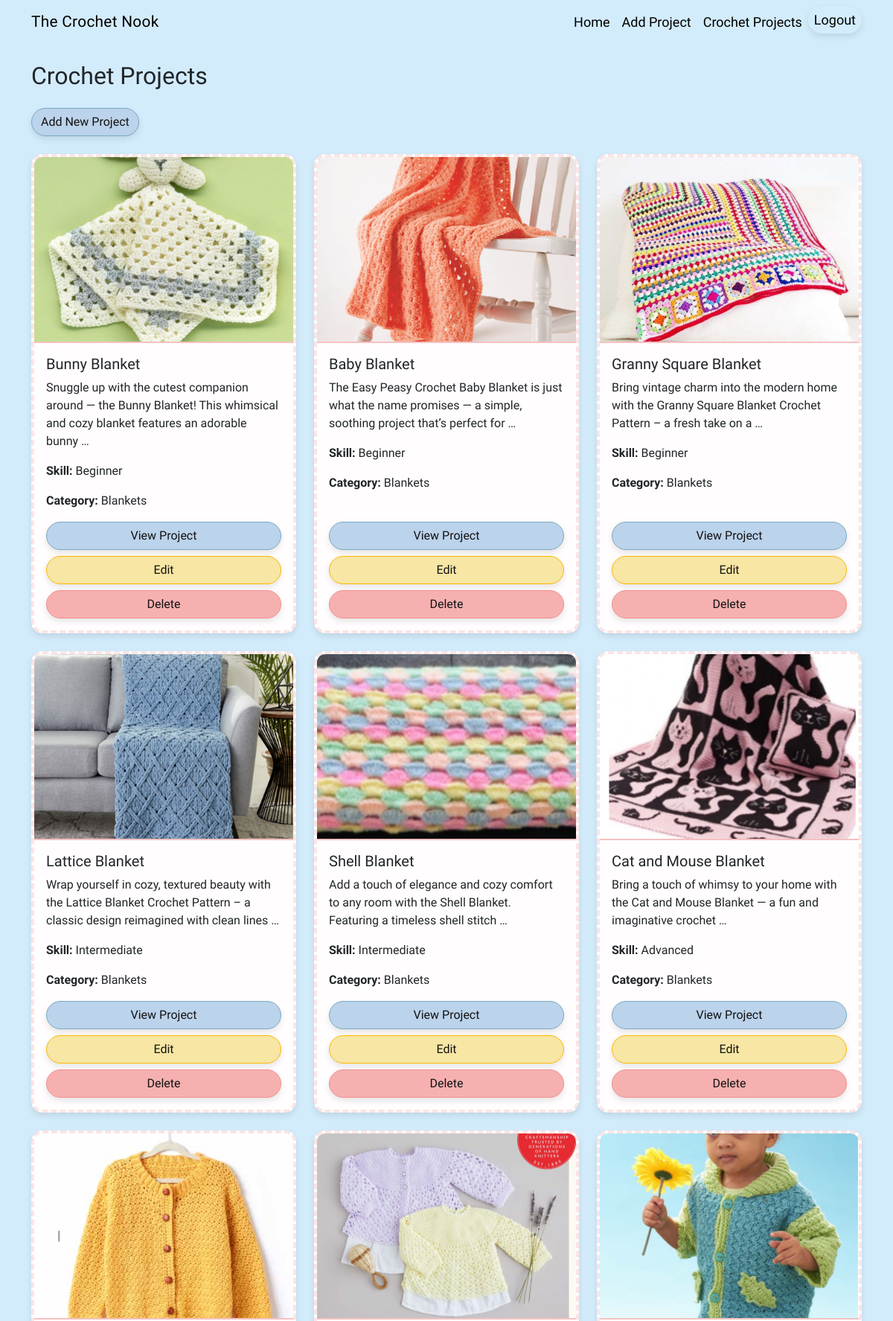
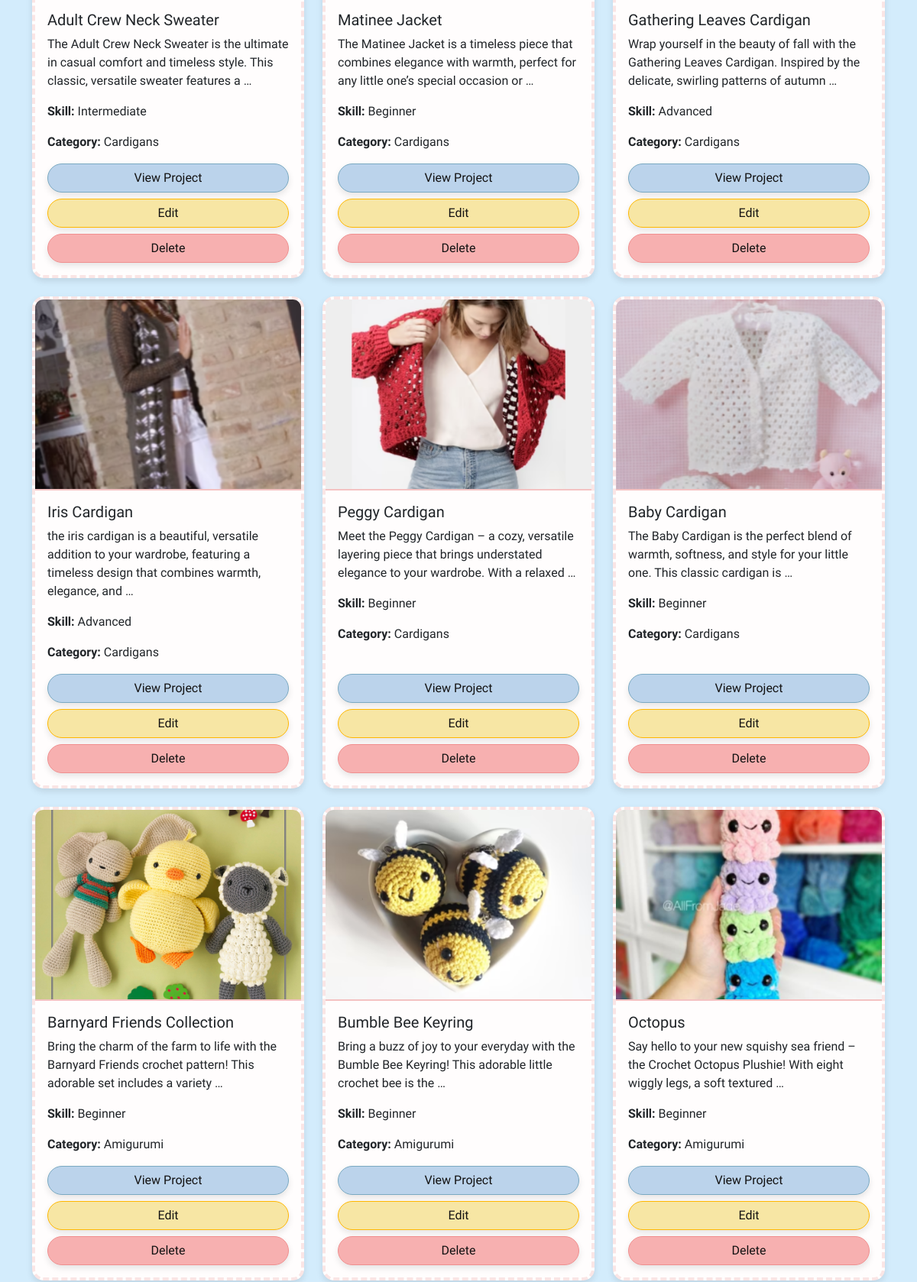
Page /projects/ (signed in, upper part) on the committed database (2 pictures, top to bottom).
### crochet/models.py (models this page shows, shortened)
class Project(models.Model):
    CATEGORY_CHOICES = [
        ('Blankets', 'Blankets'),
        ('Cardigans', 'Cardigans'),
        ('Amigurumi', 'Amigurumi'),
        ('Scarves', 'Scarves'),
        ('Hats', 'Hats'),
        ('Dishcloths', 'Dishcloths'),
    ]
    SKILL_LEVEL_CHOICES = [
        ('Beginner', 'Beginner'),
        ('Intermediate', 'Intermediate'),
        ('Advanced', 'Advanced'),
    ]
    name = models.CharField(max_length=200)
    slug = models.SlugField(unique=True, blank=True)  # 🧵 For clean URLs
    description = models.TextField()
    skill_level = models.CharField(max_length=50, choices=SKILL_LEVEL_CHOICES, default='Beginner')
    materials_needed = models.TextField()
    notes = models.TextField(blank=True, null=True, default='')
    category = models.CharField(max_length=50, choices=CATEGORY_CHOICES)
    image = models.ImageField(upload_to='project_images/')  # 🌸 Optional — paste in an image URL
    pattern = models.TextField(blank=True, null=True)  # 🧶 Crochet pattern as text instead of upload
    created_at = models.DateTimeField(auto_now_add=True)
    class Meta:
        verbose_name_plural = "Projects"

### crochet/views.py (the view)
# urls.py: path('projects/', login_required(views.project_list), name='project_list'),  # Login required
def project_list(request):
    projects = Project.objects.all()
    return render(request, 'project_list.html', {'projects': projects})

### crochet/templates/project_list.html
{% extends 'base.html' %}
{% block content %}
<h2 class="mb-4">Crochet Projects</h2>
<a href="{% url 'add_project' %}" class="btn btn-primary mb-4">Add New Project</a>
<div class="row d-flex align-items-stretch">
    {% for project in projects %}
    <div class="col-md-4 mb-4 d-flex">
        <div class="card project-card w-100">
            {% if project.image %}
                <img src="{{ project.image.url }}" class="project-image" alt="{{ project.name }}">
            {% else %}
                <img src="https://via.placeholder.com/300" class="project-image" alt="No image available">
            {% endif %}
            <div class="card-body d-flex flex-column">
                <h5 class="card-title">{{ project.name }}</h5>
                <p class="card-text">{{ project.description|truncatewords:20 }}</p>
                <p><strong>Skill:</strong> {{ project.skill_level }}</p>
                <p><strong>Category:</strong> {{ project.category }}</p>
                <a href="{% url 'project_detail' project.id %}" class="btn btn-primary mt-auto">View Project</a>
                <a href="{% url 'edit_project' project.id %}" class="btn btn-warning mt-2">Edit</a>
                <a href="{% url 'delete_project' project.id %}" class="btn btn-danger mt-2">Delete</a>
            </div>
        </div>
    </div>
    {% empty %}
    <p>No projects found.</p>
    {% endfor %}
</div>
{% endblock %}

### crochet/templates/base.html (shortened to what this page needs)
{% load static %}
<!DOCTYPE html>
<html lang="en">
<head>
    <link rel="stylesheet" href="https://cdn.jsdelivr.net/npm/bootstrap@5.3.0/dist/css/bootstrap.min.css">
    <link rel="stylesheet" href="{% static 'css/styles.css' %}">
</head>
<body>
    <nav class="navbar navbar-expand-lg navbar-dark bg-dark">
        <div class="container">
            <a class="navbar-brand" href="{% url 'home' %}">
                The Crochet Nook
            </a>
            <div class="collapse navbar-collapse" id="navbarNav">
                <ul class="navbar-nav ms-auto">
                    <li class="nav-item">
                        <a class="nav-link {% if request.path == request.path|default_if_none:'' %}active{% endif %}" href="{% url 'home' %}">Home</a>
                    </li>
                    <li class="nav-item">
                        <a class="nav-link {% if request.path == '/add_project/' %}active{% endif %}" href="{% url 'add_project' %}">Add Project</a>
                    </li>
                    <li class="nav-item">
                        <a class="nav-link {% if request.path == '/projects/' %}active{% endif %}" href="{% url 'project_list' %}">Crochet Projects</a>
                    </li>
                    {% if user.is_authenticated %}
                        <li class="nav-item">
                            <form action="{% url 'logout' %}" method="post" style="display: inline-block;">
                                <button type="submit" class="nav-link btn btn-link" style="display: inline-block; border: none; background: none; cursor: pointer; line-height: normal;">
                                    Logout
                                </button>
                            </form>
                        </li>
                    {% endif %}
                </ul>
            </div>
        </div>
    </nav>
    <div class="container mt-4">
        {% block content %}
        {% endblock %}
    </div>
</body>
</html>

### static/css/styles.css (style rules this page uses)
body { background-color: rgb(211, 236, 252) !important; font-family: "Quicksand", sans-serif; font-weight: 400; }
.navbar { background-color: transparent !important; border-bottom: none; }
.navbar-brand { font-family: 'Rock Salt', cursive; font-size: 1.3rem; font-weight: normal; color: #131111 !important; letter-spacing: 0.3px; }
.navbar .navbar-brand { color: black !important; text-align: center; }
.navbar .nav-link { color: black !important; font-size: 18px; }
a { text-decoration: none; }
.project-card { height: 100%; border: 4px dashed #fae5e5; border-radius: 15px; box-shadow: 0 4px 8px rgba(0,0,0,0.1); overflow: hidden; background-color: #fffdfd; }
.project-image { height: 250px; width: 100%; object-fit: cover; object-position: center; border-bottom: 2px solid #f4c2c2; }
.btn-primary { background-color: #bbd3eb; border-color: #7aa9c2; color: rgb(19, 18, 18); }
.btn-danger { background-color: #f7b0b0; border-color: #f08f8f; color: rgb(19, 18, 18); }
.btn { border-radius: 25px; }
.btn { box-shadow: 0 4px 8px rgba(0, 0, 0, 0.1); }
.btn-warning { background-color: #f7e6a4; border-color: #ffb700; color: rgb(19, 18, 18); }

### rows in the picture
Project: image (placeholder picture), name "Bunny Blanket", description "Snuggle up with the cutest companion around — the Bunny Blanket! This whimsical and cozy blanket features an adorable bunny …", skill_level "Beginner", category "Blankets"
Project: image (placeholder picture), name "Baby Blanket", description "The Easy Peasy Crochet Baby Blanket is just what the name promises — a simple, soothing project that’s perfect for …", skill_level "Beginner", category "Blankets"
Project: image (placeholder picture), name "Granny Square Blanket", description "Bring vintage charm into the modern home with the Granny Square Blanket Crochet Pattern – a fresh take on a …", skill_level "Beginner", category "Blankets"
Project: image (placeholder picture), name "Lattice Blanket", description "Wrap yourself in cozy, textured beauty with the Lattice Blanket Crochet Pattern – a classic design reimagined with clean lines …", skill_level "Intermediate", category "Blankets"
Project: image (placeholder picture), name "Shell Blanket", description "Add a touch of elegance and cozy comfort to any room with the Shell Blanket. Featuring a timeless shell stitch …", skill_level "Intermediate", category "Blankets"
Project: image (placeholder picture), name "Cat and Mouse Blanket", description "Bring a touch of whimsy to your home with the Cat and Mouse Blanket — a fun and imaginative crochet …", skill_level "Advanced", category "Blankets"
Project: image (picture), name "Adult Crew Neck Sweater", description "The Adult Crew Neck Sweater is the ultimate in casual comfort and timeless style. This classic, versatile sweater features a …", skill_level "Intermediate", category "Cardigans"
Project: image (picture), name "Matinee Jacket", description "The Matinee Jacket is a timeless piece that combines elegance with warmth, perfect for any little one’s special occasion or …", skill_level "Beginner", category "Cardigans"
Project: image (picture), name "Gathering Leaves Cardigan", description "Wrap yourself in the beauty of fall with the Gathering Leaves Cardigan. Inspired by the delicate, swirling patterns of autumn …", skill_level "Advanced", category "Cardigans"
Project: image (picture), name "Iris Cardigan", description "the iris cardigan is a beautiful, versatile addition to your wardrobe, featuring a timeless design that combines warmth, elegance, and …", skill_level "Advanced", category "Cardigans"
Project: image (picture), name "Peggy Cardigan", description "Meet the Peggy Cardigan – a cozy, versatile layering piece that brings understated elegance to your wardrobe. With a relaxed …", skill_level "Beginner", category "Cardigans"
Project: image (picture), name "Baby Cardigan", description "The Baby Cardigan is the perfect blend of warmth, softness, and style for your little one. This classic cardigan is …", skill_level "Beginner", category "Cardigans"
Project: image (picture), name "Barnyard Friends Collection", description "Bring the charm of the farm to life with the Barnyard Friends crochet pattern! This adorable set includes a variety …", skill_level "Beginner", category "Amigurumi"
Project: image (picture), name "Bumble Bee Keyring", description "Bring a buzz of joy to your everyday with the Bumble Bee Keyring! This adorable little crochet bee is the …", skill_level "Beginner", category "Amigurumi"
Project: image (picture), name "Octopus", description "Say hello to your new squishy sea friend – the Crochet Octopus Plushie! With eight wiggly legs, a soft textured …", skill_level "Beginner", category "Amigurumi"
